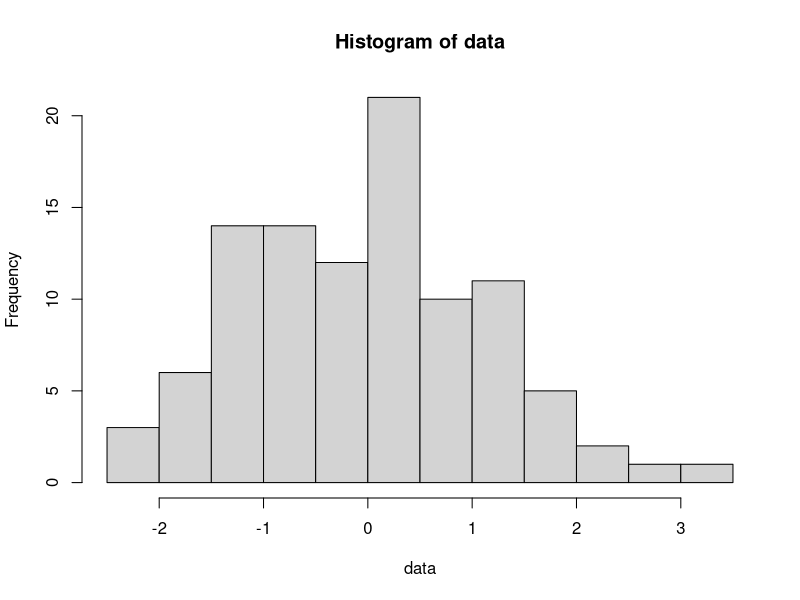

This figure's R source:
## ---- chunk 1
knitr::opts_chunk$set(
  fig.path = "images/"
)
## ---- chunk 2
data <- rnorm(100)
summary(data)
hist(data)
